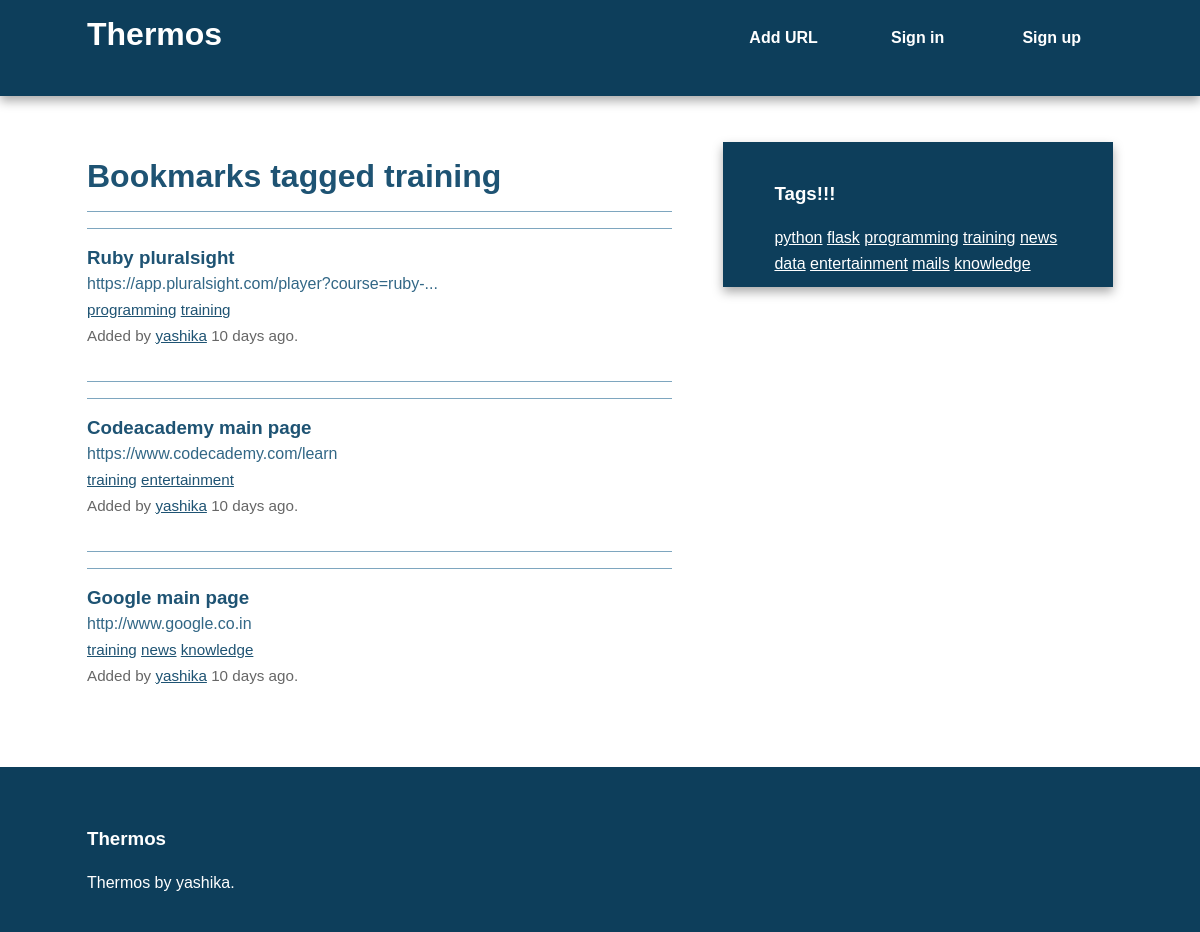
The app's page /bookmarks/tag/training with its own data.
### thermos/models.py (models this page shows, shortened)
class Tag(db.Model):
	id = db.Column(db.Integer, primary_key=True)
	name = db.Column(db.String(25), nullable=False, unique=True, index=True)
	@staticmethod
	def all():
		return Tag.query.all()
	def __repr__(self):
		return self.name

class Bookmark(db.Model):
	id = db.Column(db.Integer, primary_key=True)
	url = db.Column(db.Text, nullable=False)
	date = db.Column(db.DateTime, default=datetime.utcnow)
	description = db.Column(db.String(300))
	user_id = db.Column(db.Integer, db.ForeignKey('user.id'), nullable=False)
	_tags = db.relationship('Tag', secondary=tags, lazy='joined', backref=db.backref('bookmarks', lazy='dynamic'))
	@property
	def tags(self):
		return ",".join([t.name for t in self._tags])
	@tags.setter
	def tags(self, string):
		if string:
			self._tags = [Tag.get_or_create(name) for name in string.split(',')]
		else:
			self._tags = []

class User(db.Model, UserMixin):
	id = db.Column(db.Integer, primary_key=True)
	username = db.Column(db.String(80), unique=True)
	email = db.Column(db.String(120), unique=True)
	bookmarks = db.relationship('Bookmark', backref='user', lazy='dynamic')
	password_hash = db.Column(db.String)
	@property
	def password(self):
		raise AttributeError('password: write-only field')

### thermos/bookmarks/views.py (the view)
@bookmarks.route('/tag/<name>')
def tag(name):
	tag = Tag.query.filter_by(name=name).first_or_404()
	return render_template('tag.html', tag=tag)

### thermos/main/views.py (called while the page is built)
@main.app_context_processor
def inject_tags():
	return dict(all_tags=Tag.all)

### thermos/templates/tag.html (shortened to what this page needs)
{% extends "base.html" %}
{% block content %}
	<article>
		<header>
			<h1>Bookmarks tagged {{ tag }}</h1>
			{% if tag.bookmarks.count() > 0 %}
				{% with bookmarks=tag.bookmarks %}
					{% include "bookmark_list.html" %}
				{% endwith %}
			{% else %}
				There are no bookmarks with this tag.
			{% endif %}
		</header>
	</article>
{% endblock %}

### thermos/templates/base.html (shortened to what this page needs)
<!doctype html>
<html class="no-js" lang="">
    <head>
        {% block styles %}
            <link rel="stylesheet" href="{{ url_for('static', filename='css/normalize.min.css') }}">
            <link rel="stylesheet" href="{{ url_for('static', filename='css/main.css') }}">
        {% endblock %}
    </head>
    <body>
        <div class="header-container">
            <header class="wrapper clearfix">
                <a href="{{ url_for('main.index') }}"><h1 class="title">Thermos</h1></a>
                <nav>
                    <ul>
                        <li><a href="{{ url_for('bookmarks.add') }}">Add URL</a></li>
                        {% if current_user.is_authenticated %}
                            <li><a href="{{ url_for('bookmarks.user', username=current_user.username) }}">My Links</a></li>
                            <li><a href="{{ url_for('auth.logout') }}">Sign out</a></li>
                        {% else %}
                            <li><a href="{{ url_for('auth.login') }}">Sign in</a></li>
                            <li><a href="{{ url_for('auth.signup') }}">Sign up</a></li>
                        {% endif %}
                    </ul>
                </nav>
            </header>
        </div>
        <div class="main-container">
            <div class="main wrapper clearfix">
                {% block content %}
                {% endblock %}
                {% block sidebar %}
                    <aside>
                        <h3>Tags!!!</h3>
                            {% for t in all_tags() %}
                                <a href="{{ url_for('bookmarks.tag', name=t) }}">{{ t }}</a>
                            {% endfor %}
                    </aside>
                {% endblock %}
            </div>
        </div>
        <div class="footer-container">
            <footer class="wrapper">
                <h3>Thermos</h3>
                <p>Thermos by yashika.</p>
            </footer>
        </div>
    </body>
</html>

### thermos/templates/bookmark_list.html
<ul class="bookmarks" >
	{% for bookmark in bookmarks %}
		<li>
			{% include "bookmark.html" %}
		</li>
	{% endfor %}
</ul>

### thermos/templates/bookmark.html (shortened to what this page needs)
<div class="bookmark">
	<a class="header" href="{{ bookmark.url }}">
		<h3 class ="description">
			{{ bookmark.description|truncate(50, killwords=True) }}
		</h3>
		<span class ="url">
			{{ bookmark.url|truncate(50, killwords=True) }}
		</span>
	</a>
	<div class ="info">
		<span class="tags">
			{% if bookmark.tags %}
				{% for t in bookmark._tags %}
					<a href="{{ url_for('bookmarks.tag', name=t) }}">{{ t }}</a>
				{% endfor %}
			{% else %}No tags.
			{% endif %}
		</span>
		<br>
		Added by <a href="{{ url_for('bookmarks.user', username=bookmark.user.username) }}">{{ bookmark.user.username}}</a>
		{{ moment(bookmark.date).fromNow() }}.
	</div>
</div>

### thermos/static/css/main.css (style rules this page uses)
html, button, input, select, textarea { color: #222; }
html { font-size: 1em; line-height: 1.4; }
body { font: 16px/26px Helvetica, Helvetica Neue, Arial; }
.wrapper { width: 90%; margin: 0 5%; }
.header-container { border-bottom: 20px solid #0D3E5B; }
.footer-container, .main aside { border-top: 20px solid #0D3E5B; }
.header-container, .footer-container, .main aside { background: #0D3E5B; }
.title { color: white; }
nav ul { margin: 0; padding: 0; list-style-type: none; }
nav a { display: block; margin-bottom: 10px; padding: 15px 0; text-align: center; text-decoration: none; font-weight: bold; color: white; background: #0D3E5B; }
.main { padding: 30px 0; }
.main article h1 { font-size: 2em; }
.main aside { color: white; padding: 0px 5% 10px; }
.footer-container footer { color: white; padding: 20px 0; }
a, a:visited { color: #1E5373; }
aside a { color: white; }
h1, h2, h3, h4, h5, h6 { color: #1E5373; }
.main aside h3, footer h3, footer a, footer a:visited { color: white; }
ul.bookmarks { list-style: none none; padding-left: 0; }
.bookmark { padding-bottom: .5em; border-top: 1px solid #7EA6BF; padding: 1em 0; }
ul.bookmarks li { padding-bottom: .5em; border-top: 1px solid #7EA6BF; padding: 1em 0; }
a.header { color: #326786; text-decoration: none; display: block; }
a.header h3 { margin: 0 0; }
div.info { font-size: .95em; color: #666666; }
@media only screen and (min-width: 480px) { nav a { float: left; width: 27%; margin: 0 1.7%; padding: 25px 2%; margin-bottom: 0; } }
@media only screen and (min-width: 480px) { nav li:first-child a { margin-left: 0; } }
@media only screen and (min-width: 480px) { nav li:last-child a { margin-right: 0; } }
@media only screen and (min-width: 480px) { nav ul li { display: inline; } }
@media only screen and (min-width: 768px) { .header-container, .main aside { -webkit-box-shadow: 0 5px 10px #aaa; -moz-box-shadow: 0 5px 10px #aaa; box-shadow: 0 5px 10px #aaa; } }
@media only screen and (min-width: 768px) { .title { float: left; } }
@media only screen and (min-width: 768px) { nav { float: right; width: 38%; } }
@media only screen and (min-width: 768px) { .main article { float: left; width: 57%; } }
@media only screen and (min-width: 768px) { .main aside { float: right; width: 28%; } }
@media only screen and (min-width: 1140px) { .wrapper { width: 1026px; margin: 0 auto; } }
.clearfix:before, .clearfix:after { content: " "; display: table; }
.clearfix:after { clear: both; }
.clearfix { *zoom: 1; }

### records on screen
Tag: name "training"
Bookmark: description "Ruby pluralsight", url "https://app.pluralsight.com/player?course=ruby-...", user.username "yashika", date "10 days ago"
Tag: name "programming"
Bookmark: description "Codeacademy main page", url "https://www.codecademy.com/learn", user.username "yashika", date "10 days ago"
Tag: name "entertainment"
Bookmark: description "Google main page", url "http://www.google.co.in", user.username "yashika", date "10 days ago"
Tag: name "news"
Tag: name "knowledge"
Tag: name "python"
Tag: name "flask"
Tag: name "data"
Tag: name "mails"
